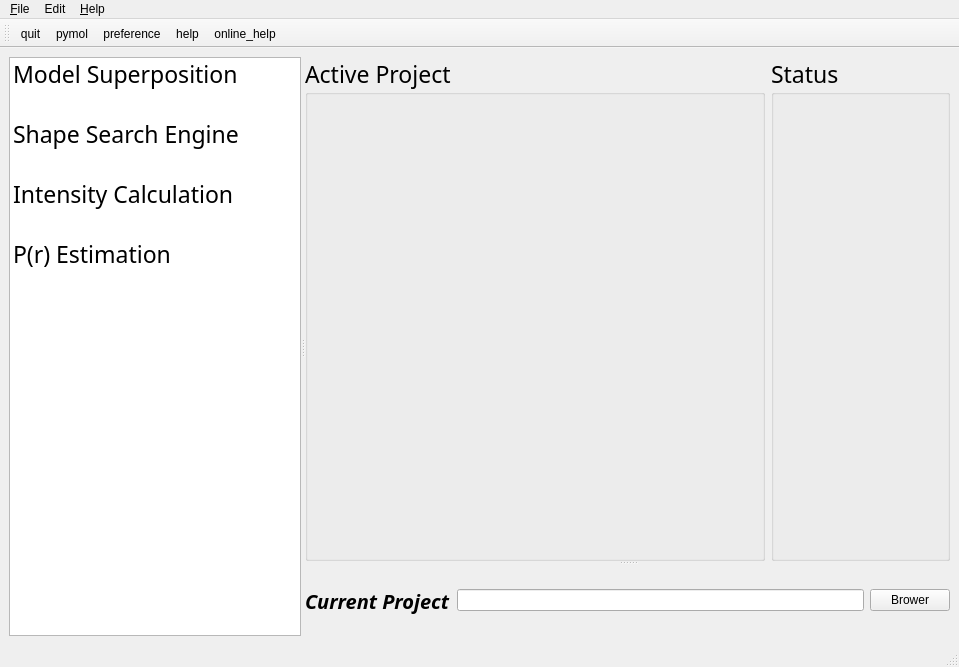
<?xml version="1.0" encoding="UTF-8"?>
<ui version="4.0">
 <class>MainWindow</class>
 <widget class="QMainWindow" name="MainWindow">
  <property name="geometry">
   <rect>
    <x>0</x>
    <y>0</y>
    <width>959</width>
    <height>667</height>
   </rect>
  </property>
  <property name="sizePolicy">
   <sizepolicy hsizetype="Expanding" vsizetype="Expanding">
    <horstretch>0</horstretch>
    <verstretch>0</verstretch>
   </sizepolicy>
  </property>
  <property name="maximumSize">
   <size>
    <width>16777215</width>
    <height>16777215</height>
   </size>
  </property>
  <property name="focusPolicy">
   <enum>Qt::ClickFocus</enum>
  </property>
  <property name="windowTitle">
   <string>SASTBX</string>
  </property>
  <property name="statusTip">
   <string/>
  </property>
  <property name="autoFillBackground">
   <bool>false</bool>
  </property>
  <widget class="QWidget" name="centralwidget">
   <layout class="QHBoxLayout" name="horizontalLayout_3">
    <item>
     <widget class="QSplitter" name="splitter_2">
      <property name="orientation">
       <enum>Qt::Horizontal</enum>
      </property>
      <widget class="QListWidget" name="listWidget">
       <property name="sizePolicy">
        <sizepolicy hsizetype="Expanding" vsizetype="Expanding">
         <horstretch>0</horstretch>
         <verstretch>1</verstretch>
        </sizepolicy>
       </property>
       <property name="minimumSize">
        <size>
         <width>190</width>
         <height>200</height>
        </size>
       </property>
       <property name="maximumSize">
        <size>
         <width>300</width>
         <height>16777215</height>
        </size>
       </property>
       <property name="autoFillBackground">
        <bool>true</bool>
       </property>
       <property name="frameShape">
        <enum>QFrame::StyledPanel</enum>
       </property>
       <property name="frameShadow">
        <enum>QFrame::Sunken</enum>
       </property>
       <property name="iconSize">
        <size>
         <width>60</width>
         <height>60</height>
        </size>
       </property>
       <property name="movement">
        <enum>QListView::Free</enum>
       </property>
       <property name="flow">
        <enum>QListView::TopToBottom</enum>
       </property>
       <property name="resizeMode">
        <enum>QListView::Adjust</enum>
       </property>
       <property name="layoutMode">
        <enum>QListView::Batched</enum>
       </property>
       <property name="spacing">
        <number>0</number>
       </property>
       <property name="gridSize">
        <size>
         <width>100</width>
         <height>60</height>
        </size>
       </property>
       <property name="viewMode">
        <enum>QListView::ListMode</enum>
       </property>
       <property name="batchSize">
        <number>150</number>
       </property>
       <item>
        <property name="text">
         <string>Model Superposition</string>
        </property>
        <property name="font">
         <font>
          <family>Devanagari MT</family>
          <pointsize>17</pointsize>
          <italic>false</italic>
         </font>
        </property>
        <property name="icon">
         <iconset resource="resource.qrc">
          <normaloff>:/image/imge/superpose.png</normaloff>:/image/imge/superpose.png</iconset>
        </property>
        <property name="flags">
         <set>ItemIsSelectable|ItemIsEditable|ItemIsDragEnabled|ItemIsUserCheckable|ItemIsEnabled</set>
        </property>
       </item>
       <item>
        <property name="text">
         <string>Shape Search Engine</string>
        </property>
        <property name="font">
         <font>
          <family>Devanagari MT</family>
          <pointsize>17</pointsize>
         </font>
        </property>
        <property name="foreground">
         <brush brushstyle="NoBrush">
          <color alpha="255">
           <red>0</red>
           <green>0</green>
           <blue>0</blue>
          </color>
         </brush>
        </property>
        <property name="icon">
         <iconset resource="resource.qrc">
          <normaloff>:/image/imge/shapeup.png</normaloff>:/image/imge/shapeup.png</iconset>
        </property>
       </item>
       <item>
        <property name="text">
         <string extracomment="sastbx">Intensity Calculation</string>
        </property>
        <property name="font">
         <font>
          <family>Devanagari MT</family>
          <pointsize>17</pointsize>
         </font>
        </property>
        <property name="icon">
         <iconset resource="resource.qrc">
          <normaloff>:/image/imge/she.png</normaloff>:/image/imge/she.png</iconset>
        </property>
       </item>
       <item>
        <property name="text">
         <string>P(r) Estimation</string>
        </property>
        <property name="font">
         <font>
          <family>Devanagari MT</family>
          <pointsize>17</pointsize>
         </font>
        </property>
        <property name="icon">
         <iconset resource="resource.qrc">
          <normaloff>:/image/imge/pregxs.png</normaloff>:/image/imge/pregxs.png</iconset>
        </property>
       </item>
      </widget>
      <widget class="QSplitter" name="splitter">
       <property name="orientation">
        <enum>Qt::Vertical</enum>
       </property>
       <widget class="QWidget" name="layoutWidget">
        <layout class="QHBoxLayout" name="horizontalLayout">
         <item>
          <widget class="QGroupBox" name="groupBox">
           <property name="minimumSize">
            <size>
             <width>460</width>
             <height>200</height>
            </size>
           </property>
           <property name="font">
            <font>
             <family>Devanagari MT</family>
             <pointsize>17</pointsize>
            </font>
           </property>
           <property name="title">
            <string>Active Project</string>
           </property>
          </widget>
         </item>
         <item>
          <widget class="QGroupBox" name="groupBox_2">
           <property name="minimumSize">
            <size>
             <width>0</width>
             <height>0</height>
            </size>
           </property>
           <property name="font">
            <font>
             <family>Devanagari MT</family>
             <pointsize>17</pointsize>
            </font>
           </property>
           <property name="title">
            <string>Status</string>
           </property>
          </widget>
         </item>
        </layout>
       </widget>
       <widget class="QWidget" name="layoutWidget">
        <layout class="QHBoxLayout" name="horizontalLayout_2">
         <item>
          <widget class="QLabel" name="label">
           <property name="font">
            <font>
             <family>Devanagari MT</family>
             <pointsize>15</pointsize>
             <weight>75</weight>
             <italic>true</italic>
             <bold>true</bold>
            </font>
           </property>
           <property name="text">
            <string>Current Project</string>
           </property>
          </widget>
         </item>
         <item>
          <widget class="QLineEdit" name="lineEdit"/>
         </item>
         <item>
          <widget class="QPushButton" name="pushButton">
           <property name="text">
            <string>Brower</string>
           </property>
          </widget>
         </item>
        </layout>
       </widget>
      </widget>
     </widget>
    </item>
   </layout>
  </widget>
  <widget class="QMenuBar" name="menubar">
   <property name="geometry">
    <rect>
     <x>0</x>
     <y>0</y>
     <width>959</width>
     <height>22</height>
    </rect>
   </property>
   <widget class="QMenu" name="menu_File">
    <property name="title">
     <string>&amp;File</string>
    </property>
    <addaction name="actionOpenProject"/>
   </widget>
   <widget class="QMenu" name="menu_Help">
    <property name="title">
     <string>&amp;Help</string>
    </property>
    <addaction name="actionSASTBX"/>
    <addaction name="actionDocument"/>
   </widget>
   <widget class="QMenu" name="menuEdit">
    <property name="title">
     <string>Edit</string>
    </property>
    <addaction name="actionPymol_2"/>
   </widget>
   <addaction name="menu_File"/>
   <addaction name="menuEdit"/>
   <addaction name="menu_Help"/>
  </widget>
  <widget class="QToolBar" name="toolBar">
   <property name="windowTitle">
    <string>toolBar</string>
   </property>
   <property name="iconSize">
    <size>
     <width>60</width>
     <height>60</height>
    </size>
   </property>
   <attribute name="toolBarArea">
    <enum>TopToolBarArea</enum>
   </attribute>
   <attribute name="toolBarBreak">
    <bool>false</bool>
   </attribute>
   <addaction name="actionQuit"/>
   <addaction name="actionPymol"/>
   <addaction name="actionPreference"/>
   <addaction name="actionHelp"/>
   <addaction name="actionEmail_help"/>
  </widget>
  <widget class="QStatusBar" name="statusBar">
   <property name="cursor">
    <cursorShape>IBeamCursor</cursorShape>
   </property>
   <property name="whatsThis">
    <string extracomment="status bar"/>
   </property>
   <property name="accessibleName">
    <string comment="123"/>
   </property>
   <property name="autoFillBackground">
    <bool>true</bool>
   </property>
  </widget>
  <action name="actionQuit">
   <property name="icon">
    <iconset>
     <normalon>:/image/imge/quit.png</normalon>
    </iconset>
   </property>
   <property name="text">
    <string>quit</string>
   </property>
   <property name="priority">
    <enum>QAction::HighPriority</enum>
   </property>
  </action>
  <action name="actionHelp">
   <property name="icon">
    <iconset resource="resource.qrc">
     <normaloff>:/image/imge/help.png</normaloff>
     <normalon>:/image/imge/play.png</normalon>:/image/imge/help.png</iconset>
   </property>
   <property name="text">
    <string>help</string>
   </property>
  </action>
  <action name="actionPymol">
   <property name="icon">
    <iconset resource="resource.qrc">
     <normaloff>:/image/imge/pymol.png</normaloff>:/image/imge/pymol.png</iconset>
   </property>
   <property name="text">
    <string>pymol</string>
   </property>
  </action>
  <action name="actionPreference">
   <property name="icon">
    <iconset resource="resource.qrc">
     <normaloff>:/image/imge/preferences.png</normaloff>:/image/imge/preferences.png</iconset>
   </property>
   <property name="text">
    <string>preference</string>
   </property>
  </action>
  <action name="actionEmail_help">
   <property name="icon">
    <iconset resource="resource.qrc">
     <normaloff>:/image/imge/email_help.png</normaloff>:/image/imge/email_help.png</iconset>
   </property>
   <property name="text">
    <string>online_help</string>
   </property>
  </action>
  <action name="actionSASTBX">
   <property name="text">
    <string>SASTBX Example</string>
   </property>
   <property name="iconText">
    <string>SASTBX</string>
   </property>
  </action>
  <action name="actionDocument">
   <property name="text">
    <string>SASTBX Document</string>
   </property>
  </action>
  <action name="actionOpenProject">
   <property name="text">
    <string>New Project</string>
   </property>
  </action>
  <action name="actionPymol_2">
   <property name="text">
    <string>pymol</string>
   </property>
  </action>
 </widget>
 <resources>
  <include location="resource.qrc"/>
 </resources>
 <connections/>
</ui>
